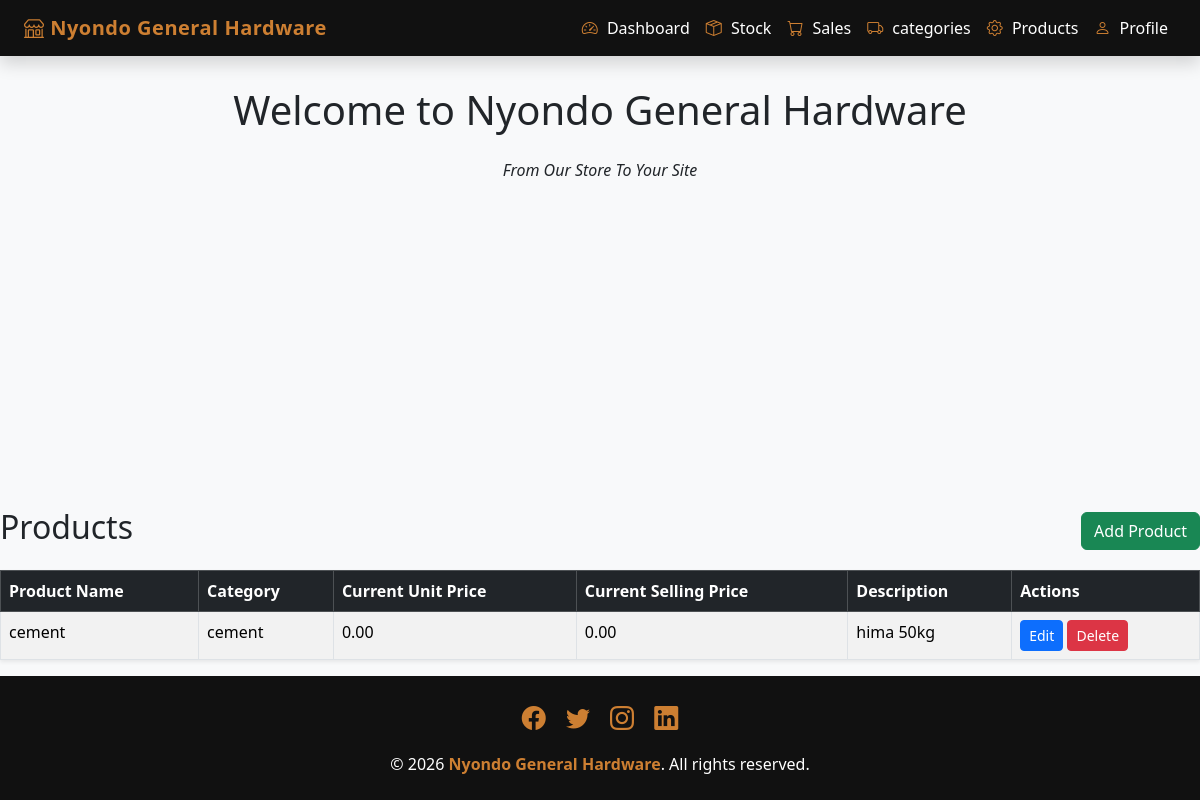
Page /sales/products/ on the committed database.
### salesapp/models.py (models this page shows, shortened)
class Product(models.Model):
    category_name = models.ForeignKey(Category, on_delete=models.CASCADE)
    product_name = models.CharField(max_length=100)
    unit_price = models.DecimalField(max_digits=100, decimal_places=2, default=0)
    selling_price = models.DecimalField(max_digits=100, decimal_places=2, default=0)
    description = models.TextField(blank=True)

class Category(models.Model):
    category_name = models.CharField(max_length=100, unique=True)
    slug = models.SlugField(unique=True)

### salesapp/views.py (the view)
# urls.py: path("products/", views.product_list, name="product_list"),
def product_list(request):
    products = Product.objects.all()
    return render(request, "product_list.html", {"products": products})

### salesapp/templates/product_list.html
{% extends 'base.html' %}
{% block content %}
<div class="d-flex justify-content-between align-items-center mb-3">
    <h2>Products</h2>
    <a href="{% url 'create_product' %}" class="btn btn-success">Add Product</a>
</div>
<table class="table table-bordered table-striped shadow-sm">
    <thead class="table-dark">
        <tr>
            <th>Product Name</th>
            <th>Category</th>
            <th>Current Unit Price</th>
            <th>Current Selling Price</th>
            <th>Description</th>
            <th>Actions</th>
        </tr>
    </thead>
    <tbody>
        {% for product in products %}
        <tr>
            <td>{{ product.product_name }}</td>
            <td>{{ product.category_name.category_name }}</td>
            <td>{{ product.unit_price }}</td>
            <td>{{ product.selling_price }}</td>
            <td>{{ product.description }}</td>
            <td>
                <a href="{% url 'edit_product' product.id %}" class="btn btn-primary btn-sm">Edit</a>
                <a href="{% url 'delete_product' product.id %}" class="btn btn-danger btn-sm">Delete</a>
            </td>
        </tr>
        {% empty %}
        <tr>
            <td colspan="6" class="text-center">No products found.</td>
        </tr>
        {% endfor %}
    </tbody>
</table>
{% endblock %}

### salesapp/templates/base.html (style rules this page uses)
:root { --black: #111111; --bronze: #cd7f32; --white: #ffffff; --light-bg: #f8f9fa; }
body { background-color: var(--light-bg); min-height: 100vh; display: flex; flex-direction: column; }

### rows in the picture
Product: product_name "cement", category_name.category_name "cement", unit_price "0.00", selling_price "0.00", description "hima 50kg"
